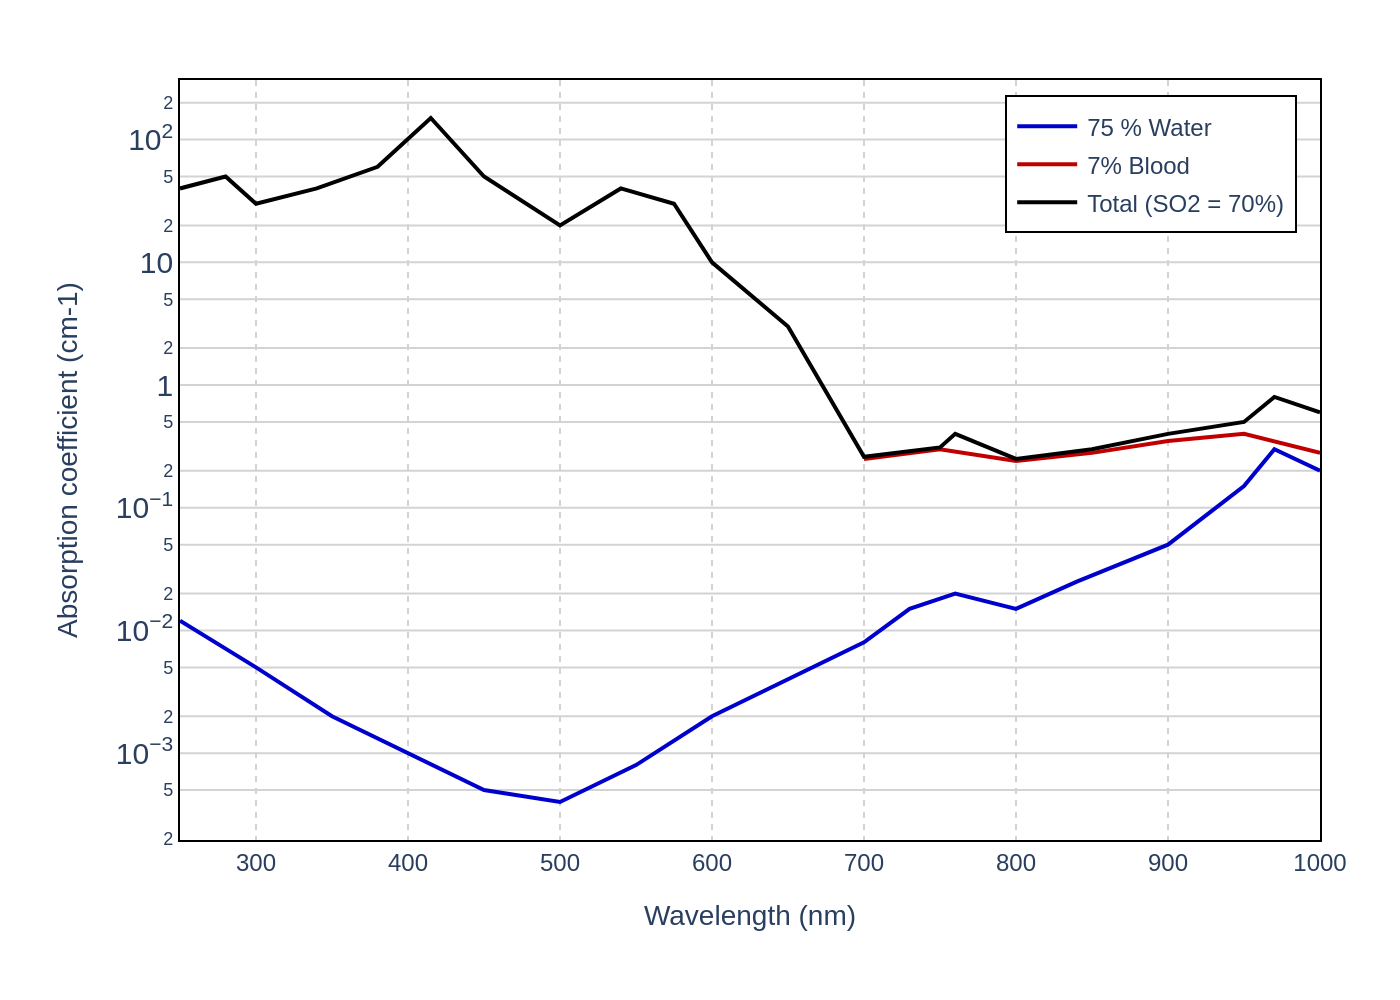

This chart was generated by the following Python code:
import sys
import json
import plotly.graph_objects as go
import pathlib

# Check for command-line argument
if len(sys.argv) < 2:
    print("Usage: python create_chart.py <path_to_json_file>")
    sys.exit(1)

# Get file paths from argument
json_path = pathlib.Path(sys.argv[1])
if not json_path.is_file():
    print(f"Error: JSON file not found at {json_path}")
    sys.exit(1)

output_path = json_path.with_suffix(".png")

# Load data from JSON file
try:
    with open(json_path, 'r', encoding='utf-8') as f:
        chart_data = json.load(f)
except json.JSONDecodeError:
    print(f"Error: Invalid JSON in file {json_path}")
    sys.exit(1)

# Create figure
fig = go.Figure()

# Add traces from JSON data
for series, color in zip(chart_data['chart_data'], chart_data['colors']):
    fig.add_trace(go.Scatter(
        x=series['x'],
        y=series['y'],
        name=series['name'],
        mode='lines',
        line=dict(color=color, width=2)
    ))

# Update layout
fig.update_layout(
    title_text=chart_data['texts']['title'],
    xaxis_title=chart_data['texts']['x_axis_title'],
    yaxis_title=chart_data['texts']['y_axis_title'],
    font=dict(family="Arial", size=12),
    plot_bgcolor='white',
    legend=dict(
        x=0.98,
        y=0.98,
        xanchor='right',
        yanchor='top',
        bgcolor='white',
        bordercolor='black',
        borderwidth=1
    ),
    xaxis=dict(
        showline=True,
        linewidth=1,
        linecolor='black',
        mirror=True,
        showgrid=True,
        gridwidth=1,
        gridcolor='#D3D3D3',
        griddash='dot',
        tickvals=[300, 400, 500, 600, 700, 800, 900, 1000]
    ),
    yaxis=dict(
        type='log',
        exponentformat='power',
        showline=True,
        linewidth=1,
        linecolor='black',
        mirror=True,
        showgrid=True,
        gridwidth=1,
        gridcolor='#D3D3D3'
    ),
    margin=dict(l=90, r=40, t=40, b=80)
)

# Save the figure to a PNG file
fig.write_image(str(output_path), scale=2)

print(f"Chart saved to {output_path}")
